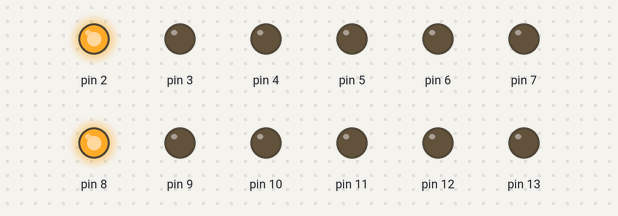
This sketch was run on a simulated Arduino Uno, built with avr-gcc and run on an emulated ATmega328P. Shown: output pins drawn as LEDs (lit = HIGH).

Above: at 0.5 s.
At 1.5 s:
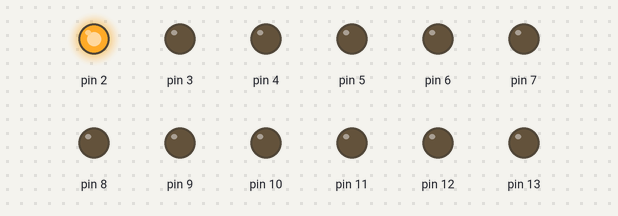
At 3.5 s:
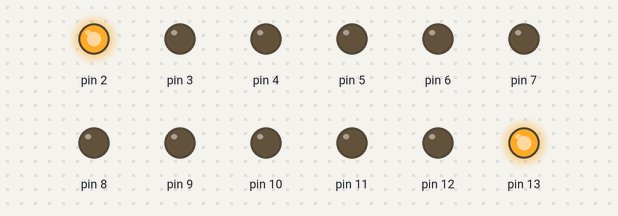
At 6.5 s:
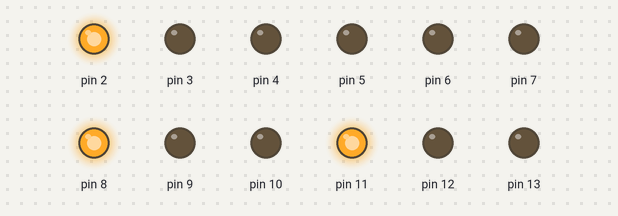
At 9.5 s:
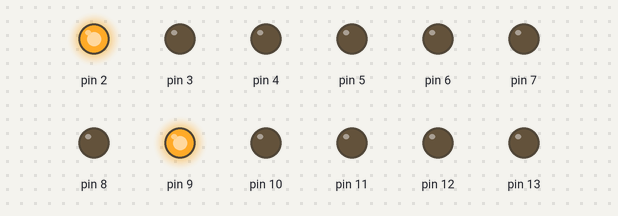
At 12.5 s:
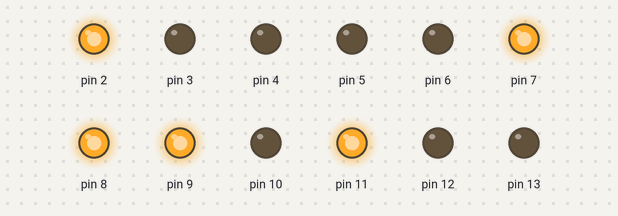
Timing chart, 0 to 13.0 s (numbered marks = the images above):
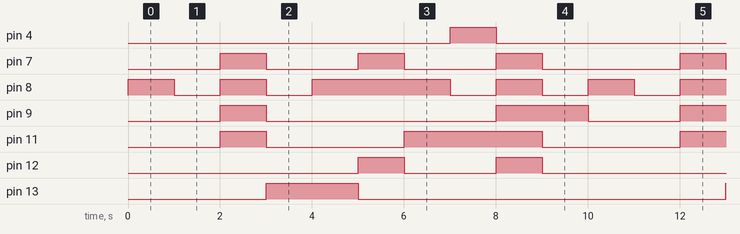

The sketch:

7segment_led_count_down_1digit.ino
```cpp
// C++ code
//

int my_delay = 1000;
int readPin = A5;


void setup()
{
  //pinMode(LED_BUILTIN, OUTPUT);
  //pinMode(readPin, INPUT);

  for(int i = 2; i<14; i++){
    pinMode(i, OUTPUT);
  }
  digitalWrite(2,1);

  Serial.begin(9600);


}

void loop()
{
  //digitalWrite(LED_BUILTIN, HIGH);
  //delay(1000); // Wait for 1000 millisecond(s)
  //digitalWrite(LED_BUILTIN, LOW);
  //delay(1000); // Wait for 1000 millisecond(s)

  //Serial.println("Enter the Red value: ");
  //while (Serial.available()==0) {  }
  //red_v = Serial.parseInt();
  //delay(500);

  digitalWrite(8, 1);
  digitalWrite(9, 0);
  delay(my_delay);

  digitalWrite(8, 0);
  delay(my_delay);

  digitalWrite(7, 1);
  digitalWrite(8, 1);
  digitalWrite(9, 1);
  digitalWrite(11, 1);
  delay(my_delay);

  digitalWrite(13, 1);
  digitalWrite(7, 0);
  digitalWrite(8, 0);
  digitalWrite(9, 0);
  digitalWrite(11, 0);
  delay(my_delay);

  digitalWrite(8,1);
  delay(my_delay);

  digitalWrite(12,1);
  digitalWrite(13,0);
  digitalWrite(7, 1);
  delay(my_delay);

  digitalWrite(11,1);
  digitalWrite(12,0);
  digitalWrite(7,0);
  delay(my_delay);

  digitalWrite(8,0);
  digitalWrite(4,1);
  delay(my_delay);

  digitalWrite(12,1);
  digitalWrite(9,1);
  digitalWrite(8,1);
  digitalWrite(7,1);
  digitalWrite(4,0);
  delay(my_delay);

  digitalWrite(12,0);
  digitalWrite(7,0);
  digitalWrite(8,0);
  digitalWrite(11,0);
  delay(my_delay);
}
```

Measured:
- by itself, pin 4: alternates HIGH for 1.0 s and LOW for 9.0 s
- by itself, pin 7: repeats every 10.0 s: 2 × (LOW 2.0 s, HIGH 1.0 s), LOW 3.0 s, HIGH 1.0 s
- by itself, pin 8: repeats every 10.0 s: LOW 1.0 s, HIGH 1.0 s, LOW 1.0 s, HIGH 3.0 s, 2 × (LOW 1.0 s, HIGH 1.0 s)
- by itself, pin 9: repeats every 10.0 s: LOW 5.0 s, HIGH 2.0 s, LOW 2.0 s, HIGH 1.0 s
- by itself, pin 11: repeats every 10.0 s: LOW 3.0 s, HIGH 3.0 s, LOW 3.0 s, HIGH 1.0 s
- by itself, pin 12: repeats every 10.0 s: LOW 2.0 s, HIGH 1.0 s, LOW 6.0 s, HIGH 1.0 s
- by itself, pin 13: alternates HIGH for 2.0 s and LOW for 8.0 s
